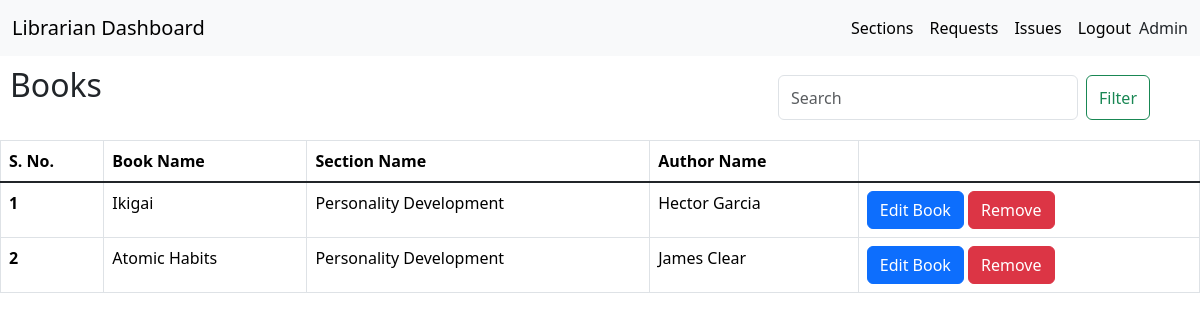
Screenshot of /admin/books/Personality Development with the database file from the repository.
### application/models.py (models this page shows)
class Books(db.Model):
  __tablename__ = "books"
  b_id = db.Column(db.Integer(), primary_key=True)
  b_title = db.Column(db.String(), nullable=False, unique=True)
  b_author = db.Column(db.String(), nullable=False)
  description = db.Column(db.String())
  link = db.Column(db.String(), nullable=False)
  b_section = db.Column(db.String(), nullable=False)

### application/controllers.py (the view)
@app.route('/admin/books/<string:s_name>', methods=['GET', 'POST'])
def viewbooks(s_name):
  books = Books.query.filter_by(b_section=s_name).all()
  return render_template('admin_dash_books.html', books=books)

### templates/admin_dash_books.html (shortened to what this page needs)
<!DOCTYPE html>
<html lang="en">
<head>
  <link rel="stylesheet" href="/static/style.css">
  <link href="https://cdn.jsdelivr.net/npm/bootstrap@5.3.3/dist/css/bootstrap.min.css" rel="stylesheet">
</head>
<body>
  <div id="main">
    <div id="nav-bar">
      <nav class="navbar navbar-expand-lg bg-body-tertiary">
        <div class="container-fluid">
          <a class="navbar-brand" href="#">Librarian Dashboard</a>
          <div class="collapse navbar-collapse" id="navbarSupportedContent">
            <ul class="navbar-nav ms-auto mb-2 mb-lg-0">
              <li class="nav-item">
                <a class="nav-link active" aria-current="page" href="/admin">Sections</a>
              </li>
              <li class="nav-item">
                <a class="nav-link active" aria-current="page" href="/admin">Requests</a>
              </li>
              <li class="nav-item">
                <a class="nav-link active" aria-current="page" href="/admin/allissues">Issues</a>
              </li>
              <li class="nav-item">
                <a class="nav-link active" aria-current="page" href="/userlogin">Logout</a>
              </li>
              <li class="nav-item d-flex align-items-center">
                Admin
              </li>
            </ul>
          </div>
        </div>
      </nav>
    </div>
    <div id="search">
    <form class="d-flex" role="search">
      <input class="form-control me-2" type="search" placeholder="Search" aria-label="Search">
      <button class="btn btn-outline-success" type="submit">Filter</button>
    </form>
  </div>
  <h2 class="headings" id="books">Books</h2>
  <table class="table table-bordered table-hover">
    <thead class="thead-dark">
      <tr>
        <th scope="row">S. No.</th>
        <th scope="col">Book Name</th>
        <th scope="col">Section Name</th>
        <th scope="col">Author Name</th>
        <th scope="col"></th>
      </tr>
    </thead>
    <tbody class="table-group-divider">
      {% for book in books %}
      <tr>
        <th scope="row">{{loop.index}}</th>
        <td>{{book.b_title}}</td>
        <td>{{book.b_section}}</td>
        <td>{{book.b_author}}</td>
        <td>
          <a href="/editbook/{{ book.b_section }}/{{ book.b_id }}"><button type="submit" class="btn btn-primary">Edit Book</button></a>
          <form action="/admin/books/{{ book.b_section }}/return/{{ book.b_title }}" method="post" style="display: inline-block;">
            <button type="submit" class="btn btn-danger">
              Remove
            </button>
          </form>
        </td>
      </tr>
      {% endfor %}
    </tbody>
  </table>
  </div>
</body>
</html>

### static/style.css (style rules this page uses)
* { margin: 0px; }
#search { position: absolute; top: 75px; right: 50px; }
#search .form-control { width: 300px; height: 45px; }
.table { margin-top: 3%; }
.headings { padding-left: 10px; padding-top: 10px; }

### rows the page displays
Books: b_title "Ikigai", b_section "Personality Development", b_author "Hector Garcia"
Books: b_title "Atomic Habits", b_section "Personality Development", b_author "James Clear"
